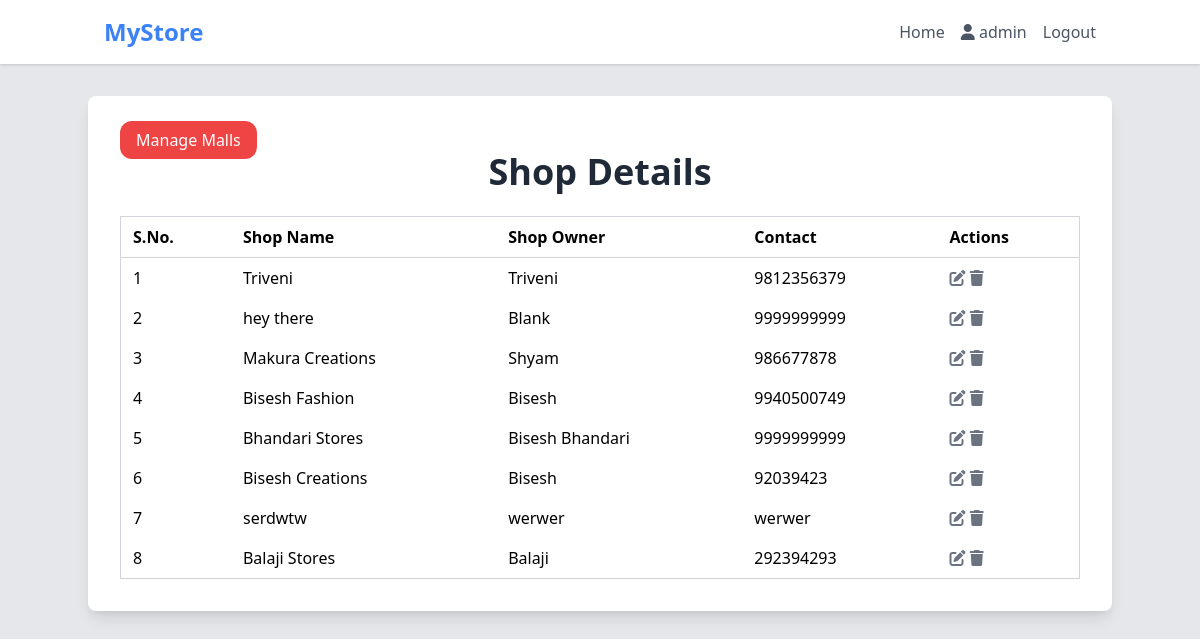
The page / (signed in) on the database as committed earlier.
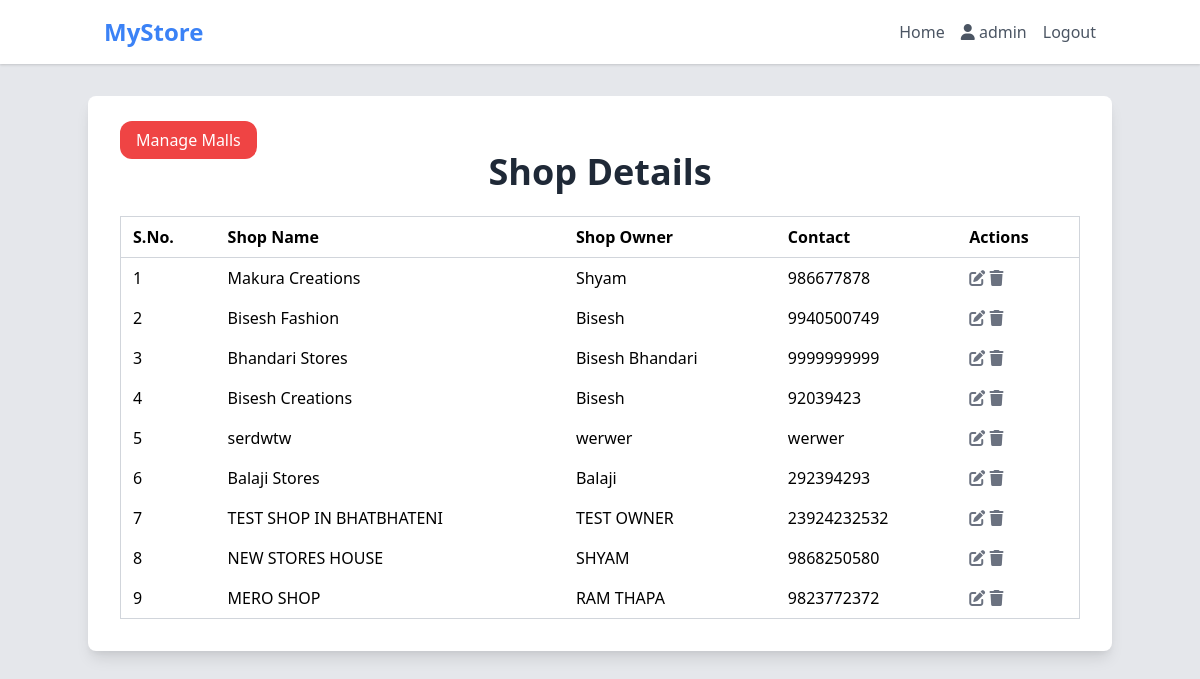
The same page on the database as committed later.
### geoapp/models.py (models this page shows, shortened)
class Shop(models.Model):
    user = models.OneToOneField(User, on_delete=models.CASCADE, related_name='shop')
    shopName = models.CharField(max_length=50)
    shopOwner = models.CharField(max_length=50, default="Blank")
    shopContact = models.CharField(max_length=50, default="9999999999")
    latitude = models.CharField(max_length=100,default='0.0')
    mall = models.ForeignKey(Mall,on_delete=models.CASCADE,null=True,blank=True,related_name='shops')
    longitude = models.CharField(max_length=100,default="0.0")

### geoapp/views.py (the view)
# urls.py: path('',views.home,name='home'),
@login_required(login_url='login')
def home(request):
    if request.user.is_superuser:
        shops = Shop.objects.all()
        return render(request,'home.html',{'shops': shops})
    else:
        user = request.user
        shop = Shop.objects.get(user = user)
        products = Product.objects.filter(productOwner = shop)
        return render(request,'home.html',{'products':products})

### geoapp/templates/home.html (shortened to what this page needs)
{% extends 'base.html' %}
{% block content %}
    <div class="container mx-auto mt-8 p-8 bg-white rounded-lg shadow-lg">
        {% if request.user.is_superuser %}
        <a href="{% url 'listmall' %}" class="px-4 py-2 bg-red-500 rounded-xl text-white">Manage Malls</a>
            <h1 class="text-4xl font-bold text-center mb-6 text-gray-800">Shop Details</h1>
            <div class="overflow-x-auto mt-6">
                <table class="min-w-full border border-gray-300 divide-y divide-gray-300">
                    <thead>
                        <tr>
                            <th class="py-2 px-3 text-left">S.No.</th>
                            <th class="py-2 px-3 text-left">Shop Name</th>
                            <th class="py-2 px-3 text-left">Shop Owner</th>
                            <th class="py-2 px-3 text-left">Contact</th>
                            <th class="py-2 px-3 text-left">Actions</th>
                        </tr>
                    </thead>
                    <tbody class="space-y-2">
                        {% for shop in shops %}
                            <tr>
                                <td class="py-2 px-3">{{ forloop.counter }}</td>
                                <td class="py-2 px-3"><a href="{% url 'shopDetail' shop.pk %}">{{ shop.shopName }}</a></td>
                                <td class="py-2 px-3">{{ shop.shopOwner }}</td>
                                <td class="py-2 px-3">{{ shop.shopContact }}</td>
                                <td class="py-2 px-3">
                                    <a class="edit-button bg-transparent text-gray-500 hover:text-blue-500 focus:outline-none"
                                        href="{% url 'editshop' shop.pk %}">
                                        <i class="fa-solid fa-edit"></i>
                                    </a>
                                    <a class="delete-button bg-transparent text-gray-500 hover:text-red-500 focus:outline-none"
                                        href="{% url 'deleteshop' shop.pk %}">
                                        <i class="fa-solid fa-trash"></i>
                                    </a>
                                </td>
                            </tr>
                        {% endfor %}
                    </tbody>
                </table>
            </div>
        {% endif %}
    </div>
{% endblock %}

Rows that differ between the two databases and show on the page:
removed Shop: shopName "Triveni", shopOwner "Triveni", shopContact "9812356379"
removed Shop: shopName "hey there", shopOwner "Blank", shopContact "9999999999"
added Shop: shopName "TEST SHOP IN BHATBHATENI", shopOwner "TEST OWNER", shopContact "23924232532"
added Shop: shopName "NEW STORES HOUSE", shopOwner "SHYAM", shopContact "9868250580"
added Shop: shopName "MERO SHOP", shopOwner "RAM THAPA", shopContact "9823772372"
